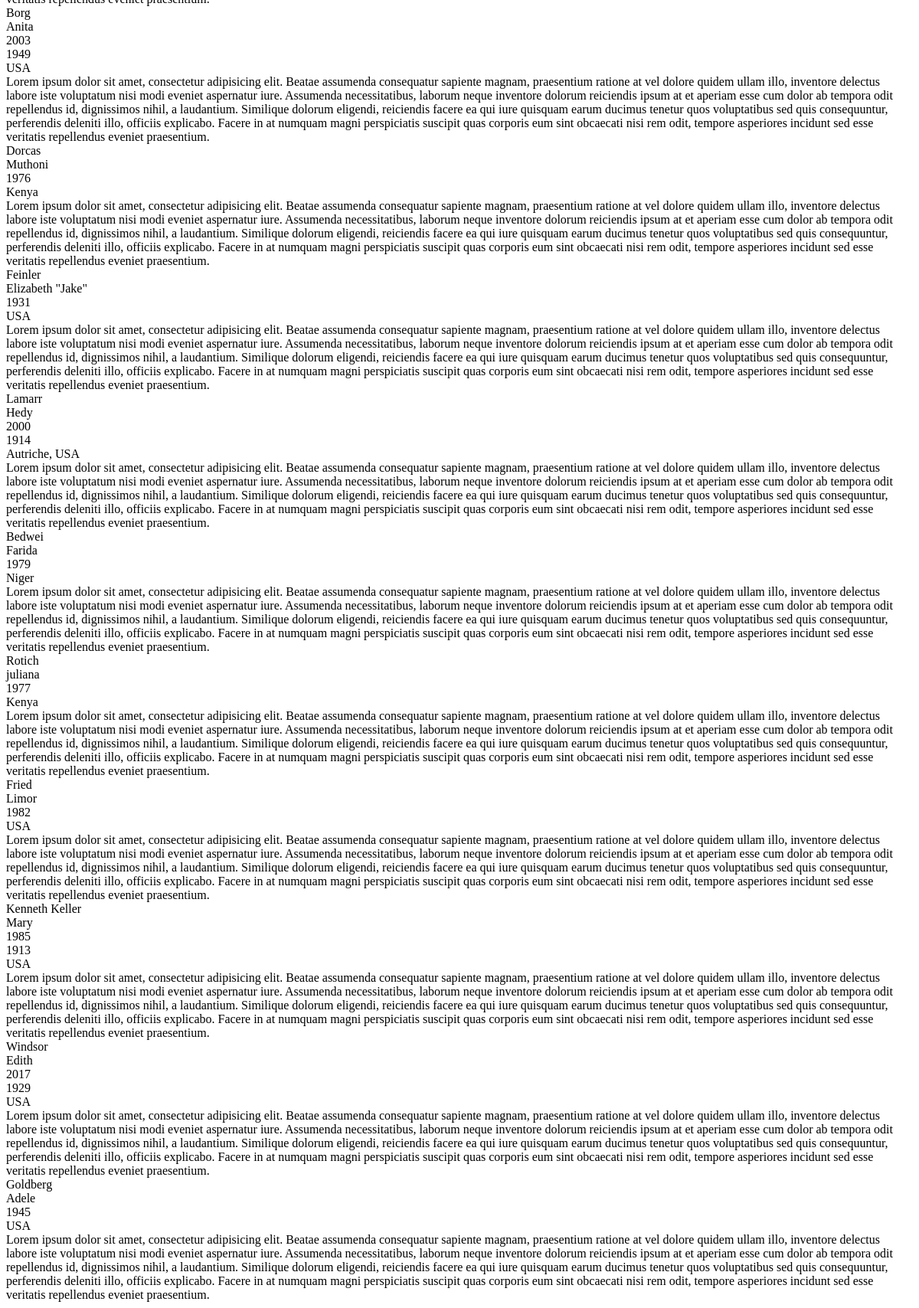
The page /fatima/portrait.php (lower part) on the database as committed earlier.
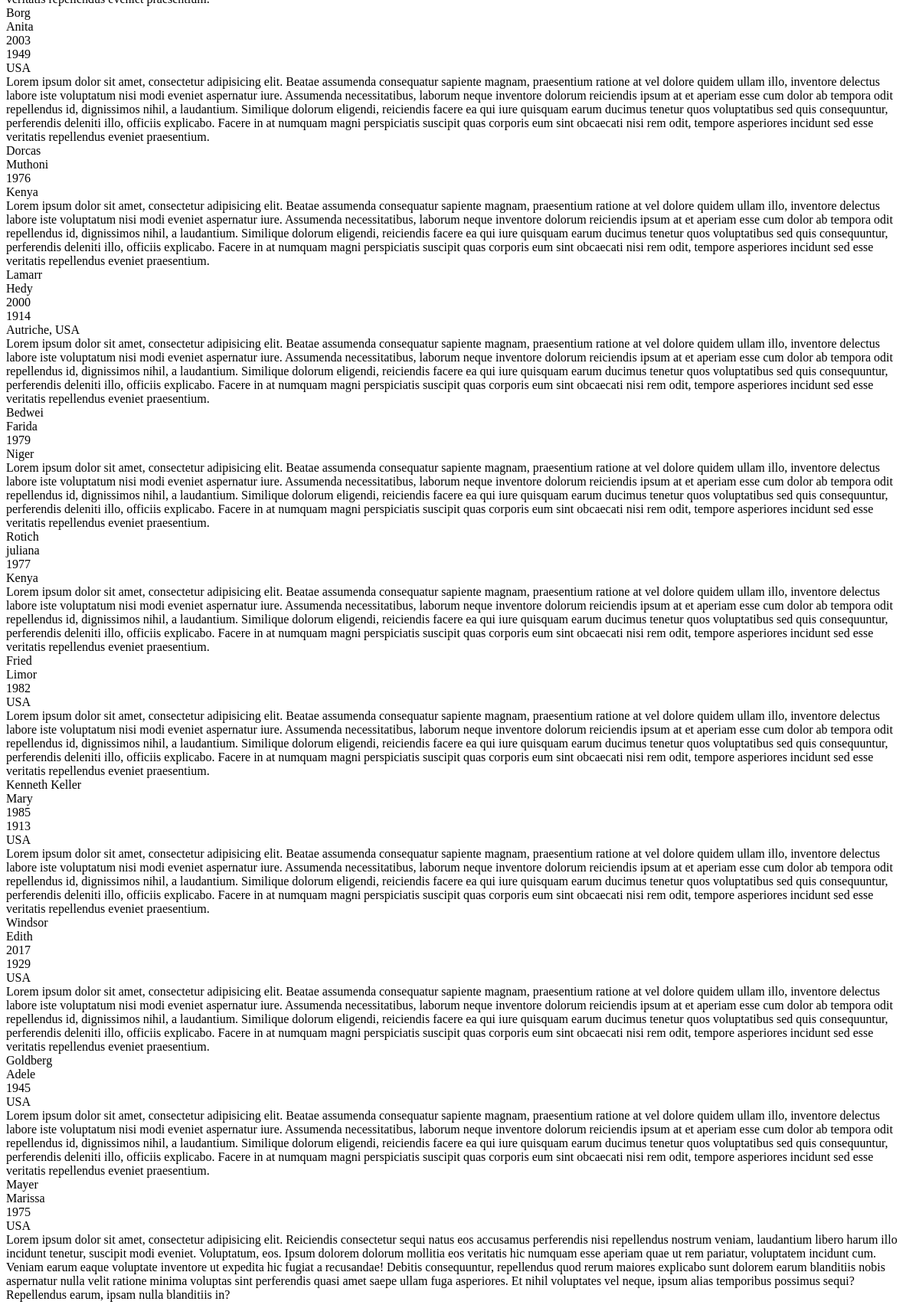
The same page on the database as committed later.
### tables this page shows
CREATE TABLE `t_women` (
  `idWomen` smallint(5) NOT NULL,
  `nom` varchar(15) NOT NULL,
  `prenom` varchar(20) NOT NULL,
  `dateBirth` smallint(4) NOT NULL,
  `dateDeath` smallint(4) DEFAULT NULL,
  `nationality` varchar(15) NOT NULL,
  `profession` varchar(100) NOT NULL,
  `description` text NOT NULL,
  `image` varchar(100) NOT NULL
);

### fatima/portrait.php (the view, shortened to what this page needs)
<!DOCTYPE html>
<html lang="en">
<head>
</head>
<body>
<?php
    require_once('./config.php');
    try {
        $pdo = new PDO(MYSQL_DSN, DB_USER, DB_PWD);
    }   catch (PDOExeption $e){
        echo $e->getMessage();
        $pdo = null ;
        die();
    }
    $statement = $pdo->query('SELECT * FROM t_women');
    $t_women = $statement->fetchAll(PDO::FETCH_ASSOC);
?>
<?php
    for($i = 0; $i < count($t_women); $i++){
    echo    "<div>" . $t_women[$i]['nom']           . "</div>" .
            "<div>" . $t_women[$i]['prenom']        . "</div>" .
            "<div>" . $t_women[$i]['dateDeath']     . "</div>" .
            "<div>" . $t_women[$i]['dateBirth']     . "</div>" .
            "<div>" . $t_women[$i]['nationality']   . "</div>" .
            "<div>" . $t_women[$i]['description']   . "</div>" ;
    }
?>
</body>
</html>

Rows that differ between the two databases and show on the page:
removed t_women: nom "Feinler", prenom "Elizabeth \"Jake\"", dateBirth "1931", nationality "USA", description "Lorem ipsum dolor sit amet, consectetur adipisicing elit. Beatae assumenda consequatur sapiente magnam, praesentium ratione at vel dolore quidem ullam illo, inventore delectus labore iste voluptatum nisi modi eveniet aspernatur iure. Assumenda necessitatibus, laborum neque inventore dolorum reiciendis ipsum at et aperiam esse cum dolor ab tempora odit repellendus id, dignissimos nihil, a laudantium. Similique dolorum eligendi, reiciendis facere ea qui iure quisquam earum ducimus tenetur quos voluptatibus sed quis consequuntur, perferendis deleniti illo, officiis explicabo. Facere in at numquam magni perspiciatis suscipit quas corporis eum sint obcaecati nisi rem odit, tempore asperiores…"
added t_women: nom "Mayer", prenom "Marissa", dateBirth "1975", nationality "USA", description "Lorem ipsum dolor sit amet, consectetur adipisicing elit. Reiciendis consectetur sequi natus eos accusamus perferendis nisi repellendus nostrum veniam, laudantium libero harum illo incidunt tenetur, suscipit modi eveniet. Voluptatum, eos. Ipsum dolorem dolorum mollitia eos veritatis hic numquam esse aperiam quae ut rem pariatur, voluptatem incidunt cum. Veniam earum eaque voluptate inventore ut expedita hic fugiat a recusandae! Debitis consequuntur, repellendus quod rerum maiores explicabo sunt dolorem earum blanditiis nobis aspernatur nulla velit ratione minima voluptas sint perferendis quasi amet saepe ullam fuga asperiores. Et nihil voluptates vel neque, ipsum alias temporibus possimus…"
